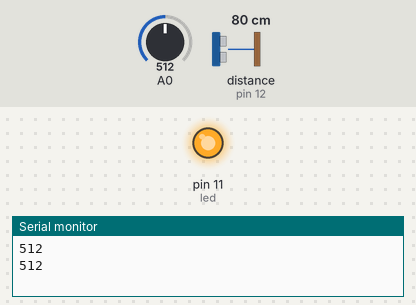
A sketch run on a simulated Arduino Uno, built with avr-gcc and run on an emulated ATmega328P. Parts: output pins drawn as LEDs (lit = HIGH), the last lines printed to the serial monitor. The test bench sets the inputs (shaded band); at power-on: A0 = 512, distance to the obstacle (sensor on pin 12) 80 cm. The echo pulse lasts 58.3 µs per cm.

Above: at 5.8 s.
5.9 s: A0 set to 940
At 10.9 s:
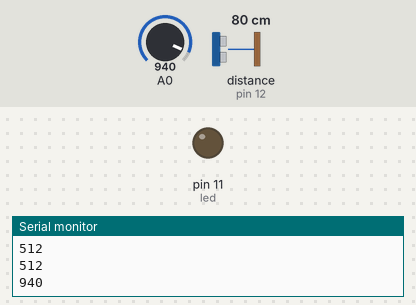
11.9 s: A0 set to 912
At 16.3 s:
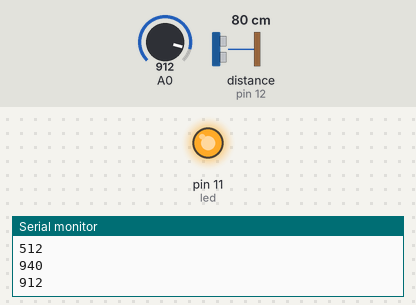
21.5 s: A0 set to 1023
At 25.3 s:
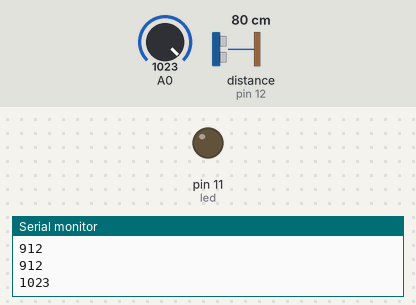
27.5 s: A0 set to 920
At 30.7 s:
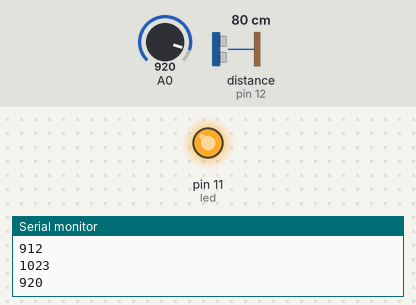
Timing chart, 0 to 32.2 s (numbered marks = the images above; inputs shaded):
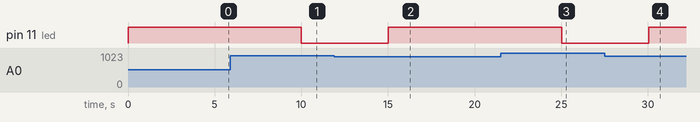

The sketch:

source.ino
```cpp
int sensor = 12;
int led = 11;
long duracao, cm;

void setup()
{
  pinMode(sensor, OUTPUT);
  pinMode(led, OUTPUT);
  Serial.begin(9600);
}

void loop()
{
  int LDR = analogRead(A0);
  Serial.println(LDR);

  pinMode(sensor, OUTPUT);
  digitalWrite(sensor, LOW);
  delayMicroseconds(2);
  digitalWrite(sensor, HIGH);
  delayMicroseconds(5);
  digitalWrite(sensor, LOW);

  pinMode(sensor, INPUT);
  duracao = pulseIn(sensor, HIGH);

  cm = duracao / 29 / 2;

  if(LDR <= 930 && cm <= 100){
  	digitalWrite(led, HIGH);
  }

  delay(5000);
  digitalWrite(led, LOW);
}
```

source.cpp
```cpp
int sensor = 12;
int led = 11;
long duracao, cm;

void setup()
{
  pinMode(sensor, OUTPUT);
  pinMode(led, OUTPUT);
  Serial.begin(9600);
}

void loop()
{
  int LDR = analogRead(A0);
  Serial.println(LDR);

  pinMode(sensor, OUTPUT);
  digitalWrite(sensor, LOW);
  delayMicroseconds(2);
  digitalWrite(sensor, HIGH);
  delayMicroseconds(5);
  digitalWrite(sensor, LOW);

  pinMode(sensor, INPUT);
  duracao = pulseIn(sensor, HIGH);

  cm = duracao / 29 / 2;

  if(LDR <= 930 && cm <= 100){
  	digitalWrite(led, HIGH);
  }

  delay(5000);
  digitalWrite(led, LOW);
}
```

Measured:
- the behaviour switches between 931 and 930 on A0 (found by bisection; images 1 and 2)
- after the input at 5.9 s, pin 11 (led): HIGH → LOW after 4.1 s
- after the input at 11.9 s, pin 11 (led): LOW → HIGH after 3.1 s
- after the input at 21.5 s, pin 11 (led): HIGH → LOW after 3.5 s
- after the input at 27.5 s, pin 11 (led): LOW → HIGH after 2.5 s
